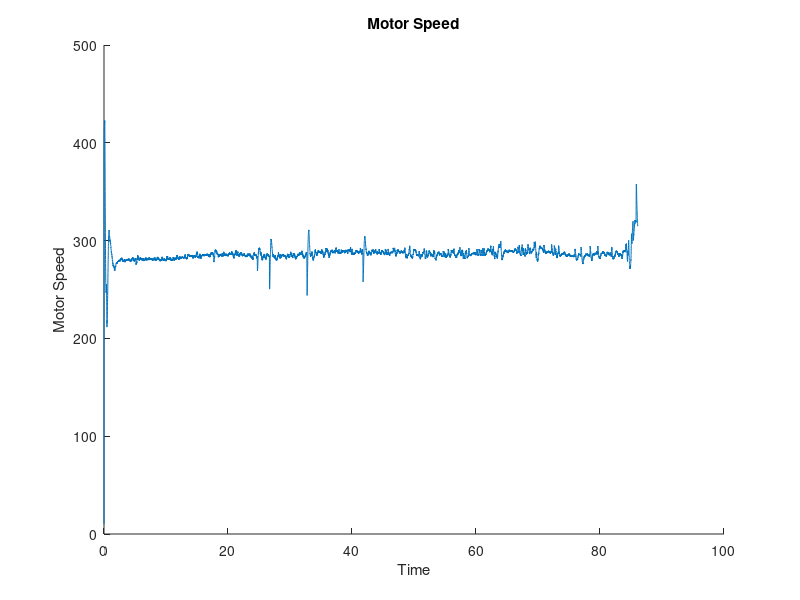
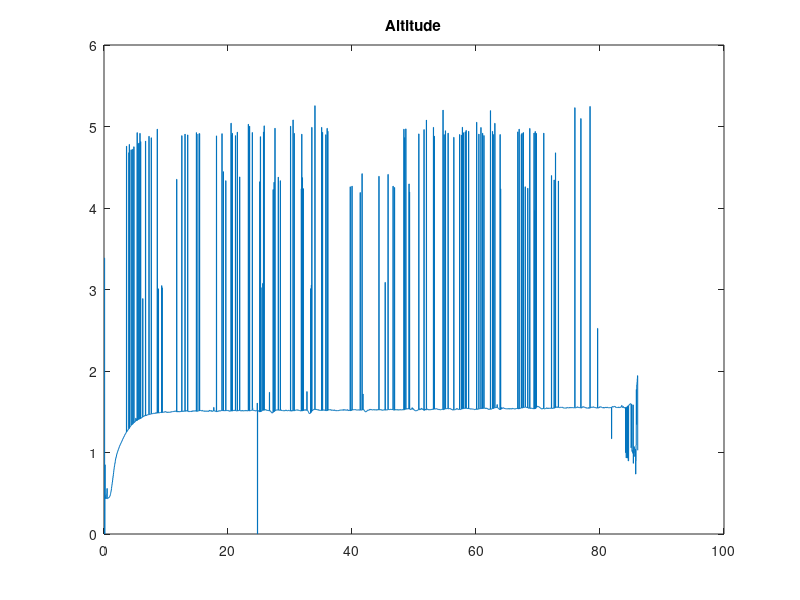
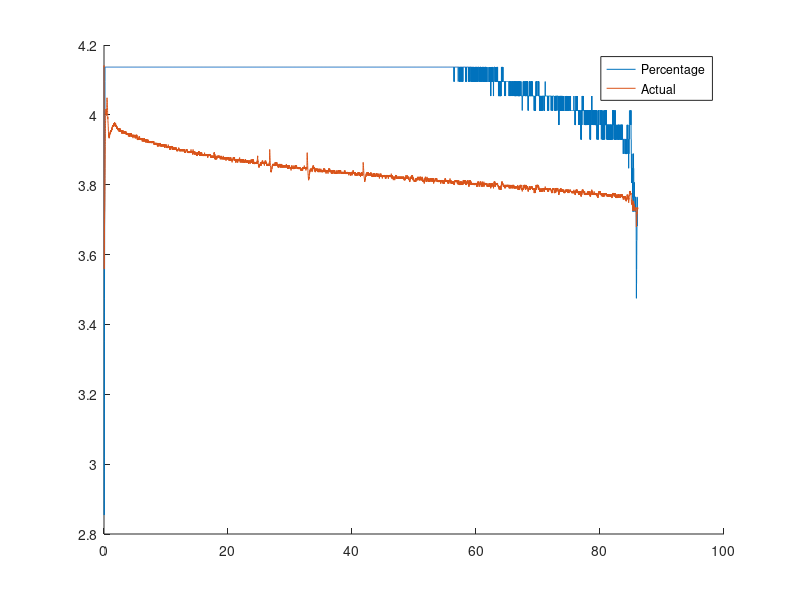
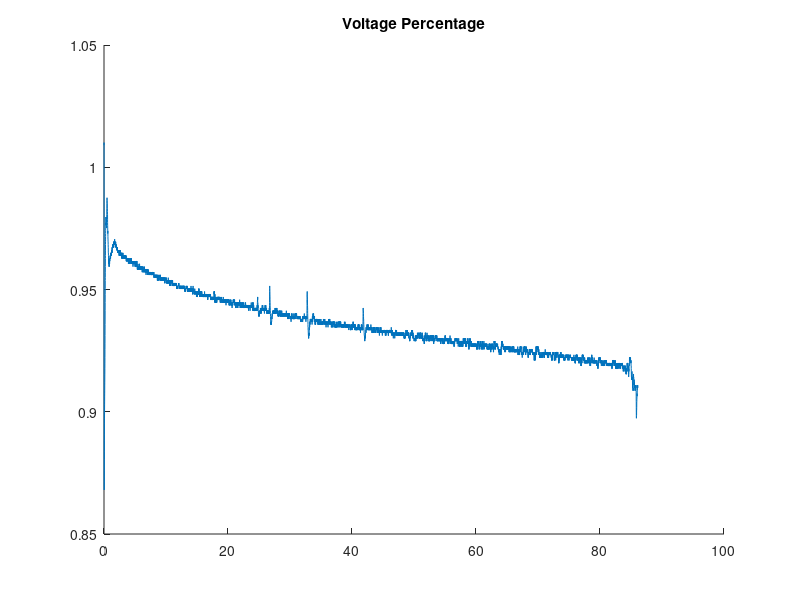

MATLAB code to generate these figures, in order: (Note: this script raises an error after producing the figures.)
%% Homework 4
% Part 2: Motor Model
% by Will Wu and Jackson Cox

clear, clc, close all;

%% Constants

T_s = 1/200;
F_s = 1/T_s;

% mixer motor arithmetic
% column 2 and 4 are sign-reversed since data from motor 2 & 4 are negative
mixer_mat = [1, -1, 1, -1; %T
            1, 1, -1, -1; %A
            1, -1, -1, 1; %E
            -1, -1, -1, -1]; %R

% Labels
a_x_l = 1;
a_y_l = 2;
a_z_l = 3;
p_l = 4;
q_l = 5;
r_l = 6;
h_l = 7;
h_prs_l = 8;

time_ind = 1;
x_l = 2;
y_l = 3;
h_est_l = 4;
psi_l = 5;
theta_l = 6;
phi_l = 7;
u_l = 8;
v_l = 9;
w_l = 10;
p_est_l = 11;
q_est_l = 12;
r_est_l = 13;

motor_speed_trim = 292.4758;
max_volt = 4.1; % max battery voltage, from the battery packaging


%% Battery Model
% Load Data
load('log_chirp_data/hover_voltage.mat');
% load('log_chirp_data/hover_voltage_trial2.mat');

T_s = 1/200;
t = 0:T_s:(length(motor_speed_data)/F_s);
t = t(1:end-1)';

% examine hover motor speed
figure; hold on;
plot(t, motor_speed_data(:,1));
% legend('1','2','3','4');
xlabel('Time'), ylabel('Motor Speed');
title('Motor Speed');

% examine battery voltage, state
figure;
plot(t,sensor_data(:,h_l));
title('Altitude');

% volt_percent = double(volt_percent)/100;
volt_V = double(volt_V);

figure; hold on;
plot(t,double(volt_percent) .* volt_V(1)/100, t, volt_V);
legend('Percentage', 'Actual');

% Percentage data looks unusable here, proceeding with volt_V
volt_percent = volt_V/max_volt;
figure; hold on;
plot(t,volt_percent);
title('Voltage Percentage');

regressor = [ones(size(volt_percent)) volt_percent];
output_m1 = motor_speed_trim ./motor_speed_data(:,1);
output_m2 = motor_speed_trim ./motor_speed_data(:,2);
output_m3 = motor_speed_trim ./motor_speed_data(:,3);
output_m4 = motor_speed_trim ./motor_speed_data(:,4);
% first entry is extremely large. Consider removal

c1 = regressor\output_m1;
c2 = regressor\output_m2;
c3 = regressor\output_m3;
c4 = regressor\output_m4;

% examine fit quality

% motor 1: prediction vs actual
predicted_m1_v = motor_speed_trim ./ (c1(1) + c1(2)*volt_percent);
predicted_m2_v = motor_speed_trim ./ (c2(1) + c2(2)*volt_percent);
predicted_m3_v = motor_speed_trim ./ (c3(1) + c3(2)*volt_percent);
predicted_m4_v = motor_speed_trim ./ (c4(1) + c4(2)*volt_percent);

figure, hold on;
subplot(2,2,1);
plot(t, motor_speed_data(:,1), t, predicted_m1_v);
legend('Actual', 'Predicted');

subplot(2,2,2);
plot(t, motor_speed_data(:,2), t, predicted_m2_v);
legend('Actual', 'Predicted');

subplot(2,2,3);
plot(t, motor_speed_data(:,3), t, predicted_m3_v);
legend('Actual', 'Predicted');

subplot(2,2,4);
plot(t, motor_speed_data(:,4), t, predicted_m4_v);
legend('Actual', 'Predicted');

sgtitle('Voltage Drop Compensation: Predicted vs Actual Motor Speed');

%% Motor Modelling

% Load Data
load('log_chirp_data/log_chirp_50Hz.mat');
% load('log_chirp_data/log_chirp_1Hz.mat');
% load('log_chirp_data/log_chirp_5Hz.mat');
% load('log_chirp_data/log_chirp_10Hz.mat');
% load('log_chirp_data/log_chirp_20Hz.mat');

% Data file specific parameters
t = 0:T_s:(length(motor_speed_data)/F_s);
t = t(1:end-1)';



% examine motor data: Motor 1
t_chirp = 0:T_s:22.995; %changed ranged to only second chirp because the 
% first chirp does not correlate well with motor speeds
range = (t_chirp>=10 & t_chirp<= 20);
figure(), hold on;
plot(t_chirp(range),detrend(motor_speed_data(range,1),0));
plot(t_chirp(range),chirp_data(range,1));
legend("n_a","n_c"); 
xlabel("Time (s)");
ylabel("Amplitude (Hz)");
title("Motor 1: Commanded motor speed and actual motor speed over time");

%Motor 2:
figure(), hold on;
plot(t_chirp(range),detrend(motor_speed_data(range,2),0));
plot(t_chirp(range),chirp_data(range,2));
legend("n_a","n_c");
xlabel("Time (s)");
ylabel("Amplitude (Hz)");
title("Motor 2: Commanded motor speed and actual motor speed over time");

%Motor 3:
figure(), hold on;
plot(t_chirp(range),detrend(motor_speed_data(range,3),0));
plot(t_chirp(range),chirp_data(range,3));
legend("n_a","n_c");
xlabel("Time (s)");
ylabel("Amplitude (Hz)");
title("Motor 3: Commanded motor speed and actual motor speed over time");

%Motor 4:
figure(), hold on;
plot(t_chirp(range),detrend(motor_speed_data(range,4),0));
plot(t_chirp(range),chirp_data(range,4));
legend("n_a","n_c");
xlabel("Time (s)");
ylabel("Amplitude (Hz)");
title("Motor 4: Commanded motor speed and actual motor speed over time");

%drone state to find chirp location
figure(), hold on;
figure(), hold on;
plot(t_chirp(range),sensor_data(range,p_l));
plot(t_chirp(range),sensor_data(range,q_l));
plot(t_chirp(range),sensor_data(range,r_l));
% plot(t_chirp(range),chirp_data(range,4));
legend("p","q","r");
% xlabel("Time (s)");
% ylabel("Amplitude (Hz)");
title("Motor 4: Commanded motor speed and actual motor speed over time");

%transfer function motor 1:
input = iddata(double(detrend(motor_speed_data(range,4),0)),chirp_data(range,4),T_s);
tf1 = tfest(input, 2,1);
output = lsim(tf1, chirp_data((range),1),t_chirp(range));
figure(), hold on;
plot(t_chirp(range), chirp_data(range,1));
plot(t_chirp(range), output);

%finding time delay and motor time constant using padea transformation
tau_a = -1/tf1.Numerator(1);
Td = 2/(tau_a*tf1.Numerator(2));
tf_est = tf(1,[tau_a,1],'Inputdelay',Td);
output2 = lsim(tf_est, chirp_data(range,1),t_chirp(range));
plot(t_chirp(range), output2);
legend("input", "output", "est tf");
% d0 = tf1.Denominator(3);
% d1 = tf1.Denominator(2);
% T_delay = n0*d1/d0^2 - n1/d0;